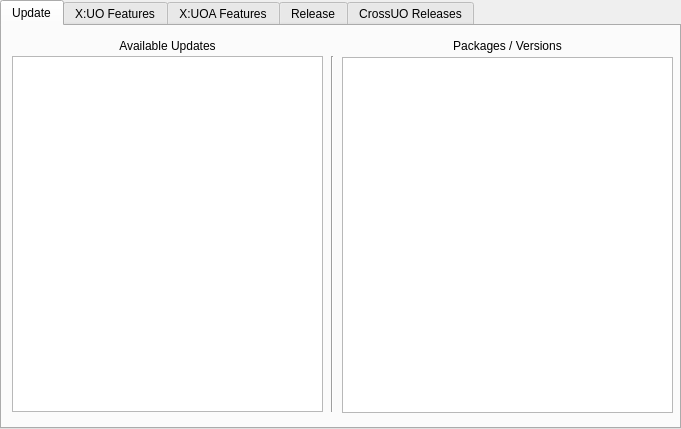
<?xml version="1.0" encoding="UTF-8"?>
<ui version="4.0">
 <class>ManagerWindow</class>
 <widget class="QMainWindow" name="ManagerWindow">
  <property name="geometry">
   <rect>
    <x>0</x>
    <y>0</y>
    <width>681</width>
    <height>429</height>
   </rect>
  </property>
  <property name="font">
   <font>
    <pointsize>10</pointsize>
   </font>
  </property>
  <property name="windowTitle">
   <string>X:UO launcher</string>
  </property>
  <property name="styleSheet">
   <string notr="true">QTabWidget::tab-bar {
    left: 0;
}</string>
  </property>
  <widget class="QWidget" name="centralWidget">
   <layout class="QGridLayout" name="gridLayout">
    <property name="leftMargin">
     <number>0</number>
    </property>
    <property name="topMargin">
     <number>0</number>
    </property>
    <property name="rightMargin">
     <number>0</number>
    </property>
    <property name="bottomMargin">
     <number>0</number>
    </property>
    <item row="0" column="0">
     <widget class="QTabWidget" name="tw_Main">
      <property name="enabled">
       <bool>true</bool>
      </property>
      <property name="currentIndex">
       <number>0</number>
      </property>
      <widget class="QWidget" name="tb_Update">
       <attribute name="title">
        <string>Update</string>
       </attribute>
       <widget class="QListWidget" name="lw_AvailableUpdates">
        <property name="geometry">
         <rect>
          <x>10</x>
          <y>30</y>
          <width>311</width>
          <height>356</height>
         </rect>
        </property>
       </widget>
       <widget class="QLabel" name="label_16">
        <property name="geometry">
         <rect>
          <x>10</x>
          <y>10</y>
          <width>311</width>
          <height>20</height>
         </rect>
        </property>
        <property name="text">
         <string>Available Updates</string>
        </property>
        <property name="alignment">
         <set>Qt::AlignCenter</set>
        </property>
       </widget>
       <widget class="QLabel" name="label_17">
        <property name="geometry">
         <rect>
          <x>340</x>
          <y>10</y>
          <width>331</width>
          <height>20</height>
         </rect>
        </property>
        <property name="text">
         <string>Packages / Versions</string>
        </property>
        <property name="alignment">
         <set>Qt::AlignCenter</set>
        </property>
       </widget>
       <widget class="QListWidget" name="lw_Packages">
        <property name="geometry">
         <rect>
          <x>340</x>
          <y>31</y>
          <width>331</width>
          <height>356</height>
         </rect>
        </property>
       </widget>
       <widget class="Line" name="line">
        <property name="geometry">
         <rect>
          <x>320</x>
          <y>30</y>
          <width>20</width>
          <height>356</height>
         </rect>
        </property>
        <property name="orientation">
         <enum>Qt::Vertical</enum>
        </property>
       </widget>
      </widget>
      <widget class="QWidget" name="tb_XuoFeatures">
       <attribute name="title">
        <string>X:UO Features</string>
       </attribute>
       <widget class="QPlainTextEdit" name="pte_XuoFeaturesCode">
        <property name="geometry">
         <rect>
          <x>300</x>
          <y>85</y>
          <width>371</width>
          <height>306</height>
         </rect>
        </property>
        <property name="lineWrapMode">
         <enum>QPlainTextEdit::NoWrap</enum>
        </property>
        <property name="readOnly">
         <bool>true</bool>
        </property>
       </widget>
       <widget class="QLabel" name="label_19">
        <property name="geometry">
         <rect>
          <x>10</x>
          <y>10</y>
          <width>271</width>
          <height>16</height>
         </rect>
        </property>
        <property name="text">
         <string>Enabled Options:</string>
        </property>
       </widget>
       <widget class="QGroupBox" name="gb_XuoFeaturesEmulator">
        <property name="geometry">
         <rect>
          <x>300</x>
          <y>30</y>
          <width>371</width>
          <height>61</height>
         </rect>
        </property>
        <property name="title">
         <string>Output Code for Emulator</string>
        </property>
        <widget class="QRadioButton" name="rb_XuoFeaturesSphere">
         <property name="geometry">
          <rect>
           <x>5</x>
           <y>30</y>
           <width>106</width>
           <height>17</height>
          </rect>
         </property>
         <property name="text">
          <string>Sp&amp;here</string>
         </property>
         <property name="checked">
          <bool>true</bool>
         </property>
        </widget>
        <widget class="QRadioButton" name="rb_XuoFeaturesRunUO">
         <property name="geometry">
          <rect>
           <x>120</x>
           <y>30</y>
           <width>111</width>
           <height>17</height>
          </rect>
         </property>
         <property name="text">
          <string>RunUO</string>
         </property>
        </widget>
        <widget class="QRadioButton" name="rb_XuoFeaturesPOL">
         <property name="geometry">
          <rect>
           <x>240</x>
           <y>30</y>
           <width>81</width>
           <height>17</height>
          </rect>
         </property>
         <property name="text">
          <string>POL</string>
         </property>
        </widget>
       </widget>
       <widget class="QListWidget" name="lw_XuoFeaturesOptions">
        <property name="geometry">
         <rect>
          <x>10</x>
          <y>30</y>
          <width>281</width>
          <height>361</height>
         </rect>
        </property>
        <item>
         <property name="text">
          <string>Draw characters status in the world</string>
         </property>
         <property name="checkState">
          <enum>Checked</enum>
         </property>
        </item>
        <item>
         <property name="text">
          <string>Changing trees to stumps</string>
         </property>
         <property name="checkState">
          <enum>Checked</enum>
         </property>
        </item>
        <item>
         <property name="text">
          <string>Marking cave tiles</string>
         </property>
         <property name="checkState">
          <enum>Checked</enum>
         </property>
        </item>
        <item>
         <property name="text">
          <string>No vegetation</string>
         </property>
         <property name="checkState">
          <enum>Checked</enum>
         </property>
        </item>
        <item>
         <property name="text">
          <string>No fields animation</string>
         </property>
         <property name="checkState">
          <enum>Checked</enum>
         </property>
        </item>
        <item>
         <property name="text">
          <string>Colored characters state</string>
         </property>
         <property name="checkState">
          <enum>Checked</enum>
         </property>
        </item>
        <item>
         <property name="text">
          <string>Change fields to tiles</string>
         </property>
         <property name="checkState">
          <enum>Checked</enum>
         </property>
        </item>
        <item>
         <property name="text">
          <string>Draw aura</string>
         </property>
         <property name="checkState">
          <enum>Checked</enum>
         </property>
        </item>
        <item>
         <property name="text">
          <string>No draw roofs</string>
         </property>
         <property name="checkState">
          <enum>Checked</enum>
         </property>
        </item>
       </widget>
      </widget>
      <widget class="QWidget" name="tb_XUOAFeatures">
       <attribute name="title">
        <string>X:UOA Features</string>
       </attribute>
       <widget class="QLabel" name="label_14">
        <property name="geometry">
         <rect>
          <x>10</x>
          <y>10</y>
          <width>181</width>
          <height>16</height>
         </rect>
        </property>
        <property name="text">
         <string>Enabled Options:</string>
        </property>
       </widget>
       <widget class="QListWidget" name="lw_XUOAFeaturesOptions">
        <property name="geometry">
         <rect>
          <x>10</x>
          <y>30</y>
          <width>181</width>
          <height>361</height>
         </rect>
        </property>
        <item>
         <property name="text">
          <string>Corpses autoopen</string>
         </property>
         <property name="checkState">
          <enum>Checked</enum>
         </property>
        </item>
        <item>
         <property name="text">
          <string>Stealth steps counter</string>
         </property>
         <property name="checkState">
          <enum>Checked</enum>
         </property>
        </item>
        <item>
         <property name="text">
          <string>Sound filter</string>
         </property>
         <property name="checkState">
          <enum>Checked</enum>
         </property>
        </item>
        <item>
         <property name="text">
          <string>Light filter</string>
         </property>
         <property name="checkState">
          <enum>Checked</enum>
         </property>
        </item>
        <item>
         <property name="text">
          <string>Weather filter</string>
         </property>
         <property name="checkState">
          <enum>Checked</enum>
         </property>
        </item>
        <item>
         <property name="text">
          <string>Season filter</string>
         </property>
         <property name="checkState">
          <enum>Checked</enum>
         </property>
        </item>
        <item>
         <property name="text">
          <string>No death screen</string>
         </property>
         <property name="checkState">
          <enum>Checked</enum>
         </property>
        </item>
        <item>
         <property name="text">
          <string>Auto open doors</string>
         </property>
         <property name="checkState">
          <enum>Checked</enum>
         </property>
        </item>
        <item>
         <property name="text">
          <string>Tracker</string>
         </property>
         <property name="checkState">
          <enum>Checked</enum>
         </property>
        </item>
        <item>
         <property name="text">
          <string>Reserved</string>
         </property>
         <property name="checkState">
          <enum>Unchecked</enum>
         </property>
        </item>
        <item>
         <property name="text">
          <string>Reserved</string>
         </property>
         <property name="checkState">
          <enum>Unchecked</enum>
         </property>
        </item>
        <item>
         <property name="text">
          <string>Fast rotation</string>
         </property>
         <property name="checkState">
          <enum>Checked</enum>
         </property>
        </item>
        <item>
         <property name="text">
          <string>Recurse search</string>
         </property>
         <property name="checkState">
          <enum>Checked</enum>
         </property>
        </item>
        <item>
         <property name="text">
          <string>Autostart</string>
         </property>
         <property name="checkState">
          <enum>Checked</enum>
         </property>
        </item>
        <item>
         <property name="text">
          <string>Ignore staminacheck</string>
         </property>
         <property name="checkState">
          <enum>Checked</enum>
         </property>
        </item>
        <item>
         <property name="text">
          <string>Party agent</string>
         </property>
         <property name="checkState">
          <enum>Checked</enum>
         </property>
        </item>
        <item>
         <property name="text">
          <string>Shop agent</string>
         </property>
         <property name="checkState">
          <enum>Checked</enum>
         </property>
        </item>
        <item>
         <property name="text">
          <string>Tray icon</string>
         </property>
         <property name="checkState">
          <enum>Checked</enum>
         </property>
        </item>
        <item>
         <property name="text">
          <string>Sound echo</string>
         </property>
         <property name="checkState">
          <enum>Checked</enum>
         </property>
        </item>
        <item>
         <property name="text">
          <string>Animation echo</string>
         </property>
         <property name="checkState">
          <enum>Checked</enum>
         </property>
        </item>
        <item>
         <property name="text">
          <string>Effect echo</string>
         </property>
         <property name="checkState">
          <enum>Checked</enum>
         </property>
        </item>
        <item>
         <property name="text">
          <string>Map echo</string>
         </property>
         <property name="checkState">
          <enum>Checked</enum>
         </property>
        </item>
        <item>
         <property name="text">
          <string>Speech filter</string>
         </property>
         <property name="checkState">
          <enum>Checked</enum>
         </property>
        </item>
        <item>
         <property name="text">
          <string>Text replace</string>
         </property>
         <property name="checkState">
          <enum>Checked</enum>
         </property>
        </item>
        <item>
         <property name="text">
          <string>Reconnector</string>
         </property>
         <property name="checkState">
          <enum>Checked</enum>
         </property>
        </item>
       </widget>
       <widget class="QLabel" name="label_15">
        <property name="geometry">
         <rect>
          <x>200</x>
          <y>10</y>
          <width>191</width>
          <height>16</height>
         </rect>
        </property>
        <property name="text">
         <string>Enabled Script Groups:</string>
        </property>
       </widget>
       <widget class="QListWidget" name="lw_XUOAFeaturesScripts">
        <property name="geometry">
         <rect>
          <x>200</x>
          <y>30</y>
          <width>191</width>
          <height>361</height>
         </rect>
        </property>
        <item>
         <property name="text">
          <string>Information</string>
         </property>
         <property name="checkState">
          <enum>Checked</enum>
         </property>
        </item>
        <item>
         <property name="text">
          <string>Text window</string>
         </property>
         <property name="checkState">
          <enum>Checked</enum>
         </property>
        </item>
        <item>
         <property name="text">
          <string>Containers search</string>
         </property>
         <property name="checkState">
          <enum>Checked</enum>
         </property>
        </item>
        <item>
         <property name="text">
          <string>Ground search</string>
         </property>
         <property name="checkState">
          <enum>Checked</enum>
         </property>
        </item>
        <item>
         <property name="text">
          <string>Moving</string>
         </property>
         <property name="checkState">
          <enum>Checked</enum>
         </property>
        </item>
        <item>
         <property name="text">
          <string>Resend</string>
         </property>
         <property name="checkState">
          <enum>Checked</enum>
         </property>
        </item>
        <item>
         <property name="text">
          <string>Journal</string>
         </property>
         <property name="checkState">
          <enum>Checked</enum>
         </property>
        </item>
        <item>
         <property name="text">
          <string>Rename mounts</string>
         </property>
         <property name="checkState">
          <enum>Checked</enum>
         </property>
        </item>
        <item>
         <property name="text">
          <string>Buy</string>
         </property>
         <property name="checkState">
          <enum>Checked</enum>
         </property>
        </item>
        <item>
         <property name="text">
          <string>Sell</string>
         </property>
         <property name="checkState">
          <enum>Checked</enum>
         </property>
        </item>
        <item>
         <property name="text">
          <string>Hide</string>
         </property>
         <property name="checkState">
          <enum>Checked</enum>
         </property>
        </item>
        <item>
         <property name="text">
          <string>Move items</string>
         </property>
         <property name="checkState">
          <enum>Checked</enum>
         </property>
        </item>
        <item>
         <property name="text">
          <string>Morph</string>
         </property>
         <property name="checkState">
          <enum>Checked</enum>
         </property>
        </item>
        <item>
         <property name="text">
          <string>Emote actions</string>
         </property>
         <property name="checkState">
          <enum>Checked</enum>
         </property>
        </item>
        <item>
         <property name="text">
          <string>Find/Ignore types</string>
         </property>
         <property name="checkState">
          <enum>Checked</enum>
         </property>
        </item>
        <item>
         <property name="text">
          <string>Find arrays</string>
         </property>
         <property name="checkState">
          <enum>Checked</enum>
         </property>
        </item>
        <item>
         <property name="text">
          <string>Client options</string>
         </property>
         <property name="checkState">
          <enum>Checked</enum>
         </property>
        </item>
        <item>
         <property name="text">
          <string>Corpse search</string>
         </property>
         <property name="checkState">
          <enum>Checked</enum>
         </property>
        </item>
        <item>
         <property name="text">
          <string>Extended menu</string>
         </property>
         <property name="checkState">
          <enum>Checked</enum>
         </property>
        </item>
        <item>
         <property name="text">
          <string>Buffs</string>
         </property>
         <property name="checkState">
          <enum>Checked</enum>
         </property>
        </item>
        <item>
         <property name="text">
          <string>Trading</string>
         </property>
         <property name="checkState">
          <enum>Checked</enum>
         </property>
        </item>
        <item>
         <property name="text">
          <string>Friend list</string>
         </property>
         <property name="checkState">
          <enum>Checked</enum>
         </property>
        </item>
        <item>
         <property name="text">
          <string>Enemy list</string>
         </property>
         <property name="checkState">
          <enum>Checked</enum>
         </property>
        </item>
        <item>
         <property name="text">
          <string>Font color</string>
         </property>
         <property name="checkState">
          <enum>Checked</enum>
         </property>
        </item>
        <item>
         <property name="text">
          <string>Extended target tile</string>
         </property>
         <property name="checkState">
          <enum>Checked</enum>
         </property>
        </item>
        <item>
         <property name="text">
          <string>Launch</string>
         </property>
         <property name="checkState">
          <enum>Checked</enum>
         </property>
        </item>
        <item>
         <property name="text">
          <string>Removed objects position</string>
         </property>
         <property name="checkState">
          <enum>Checked</enum>
         </property>
        </item>
        <item>
         <property name="text">
          <string>Extended gumps</string>
         </property>
         <property name="checkState">
          <enum>Checked</enum>
         </property>
        </item>
        <item>
         <property name="text">
          <string>Objects property</string>
         </property>
         <property name="checkState">
          <enum>Checked</enum>
         </property>
        </item>
        <item>
         <property name="text">
          <string>Character profile</string>
         </property>
         <property name="checkState">
          <enum>Checked</enum>
         </property>
        </item>
        <item>
         <property name="text">
          <string>Prompts</string>
         </property>
         <property name="checkState">
          <enum>Checked</enum>
         </property>
        </item>
        <item>
         <property name="text">
          <string>Statusbars control</string>
         </property>
         <property name="checkState">
          <enum>Checked</enum>
         </property>
        </item>
        <item>
         <property name="text">
          <string>Log out</string>
         </property>
         <property name="checkState">
          <enum>Checked</enum>
         </property>
        </item>
        <item>
         <property name="text">
          <string>Timers</string>
         </property>
         <property name="checkState">
          <enum>Checked</enum>
         </property>
        </item>
       </widget>
       <widget class="QGroupBox" name="gb_XUOAFeaturesEmulator">
        <property name="geometry">
         <rect>
          <x>400</x>
          <y>30</y>
          <width>271</width>
          <height>61</height>
         </rect>
        </property>
        <property name="title">
         <string>Output Code for Emulator</string>
        </property>
        <widget class="QRadioButton" name="rb_XUOAFeaturesSphere">
         <property name="geometry">
          <rect>
           <x>0</x>
           <y>30</y>
           <width>96</width>
           <height>17</height>
          </rect>
         </property>
         <property name="text">
          <string>Sp&amp;here</string>
         </property>
         <property name="checked">
          <bool>true</bool>
         </property>
        </widget>
        <widget class="QRadioButton" name="rb_XUOAFeaturesRunUO">
         <property name="geometry">
          <rect>
           <x>100</x>
           <y>30</y>
           <width>91</width>
           <height>17</height>
          </rect>
         </property>
         <property name="text">
          <string>RunUO</string>
         </property>
        </widget>
        <widget class="QRadioButton" name="rb_XUOAFeaturesPOL">
         <property name="geometry">
          <rect>
           <x>200</x>
           <y>30</y>
           <width>66</width>
           <height>17</height>
          </rect>
         </property>
         <property name="text">
          <string>POL</string>
         </property>
        </widget>
       </widget>
       <widget class="QPlainTextEdit" name="pte_XUOAFeaturesCode">
        <property name="geometry">
         <rect>
          <x>400</x>
          <y>85</y>
          <width>271</width>
          <height>306</height>
         </rect>
        </property>
        <property name="lineWrapMode">
         <enum>QPlainTextEdit::NoWrap</enum>
        </property>
        <property name="readOnly">
         <bool>true</bool>
        </property>
       </widget>
      </widget>
      <widget class="QWidget" name="tb_ReleaseManager">
       <attribute name="title">
        <string>Release</string>
       </attribute>
       <widget class="QLabel" name="lbl0">
        <property name="geometry">
         <rect>
          <x>10</x>
          <y>5</y>
          <width>59</width>
          <height>16</height>
         </rect>
        </property>
        <property name="text">
         <string>Manifest:</string>
        </property>
       </widget>
       <widget class="QLabel" name="label_2">
        <property name="geometry">
         <rect>
          <x>10</x>
          <y>30</y>
          <width>86</width>
          <height>16</height>
         </rect>
        </property>
        <property name="text">
         <string>Shard Name:</string>
        </property>
       </widget>
       <widget class="QLabel" name="label_3">
        <property name="geometry">
         <rect>
          <x>10</x>
          <y>55</y>
          <width>59</width>
          <height>16</height>
         </rect>
        </property>
        <property name="text">
         <string>Version:</string>
        </property>
       </widget>
       <widget class="QPushButton" name="pb_ShardProcess">
        <property name="enabled">
         <bool>false</bool>
        </property>
        <property name="geometry">
         <rect>
          <x>0</x>
          <y>355</y>
          <width>671</width>
          <height>41</height>
         </rect>
        </property>
        <property name="text">
         <string>Process</string>
        </property>
       </widget>
       <widget class="QLineEdit" name="le_ShardReleasePath">
        <property name="enabled">
         <bool>false</bool>
        </property>
        <property name="geometry">
         <rect>
          <x>100</x>
          <y>5</y>
          <width>546</width>
          <height>21</height>
         </rect>
        </property>
       </widget>
       <widget class="QLineEdit" name="le_ShardName">
        <property name="geometry">
         <rect>
          <x>100</x>
          <y>30</y>
          <width>136</width>
          <height>21</height>
         </rect>
        </property>
       </widget>
       <widget class="QLineEdit" name="le_ShardVersion">
        <property name="geometry">
         <rect>
          <x>100</x>
          <y>55</y>
          <width>136</width>
          <height>21</height>
         </rect>
        </property>
       </widget>
       <widget class="QToolButton" name="tb_SetShardReleasePath">
        <property name="geometry">
         <rect>
          <x>650</x>
          <y>5</y>
          <width>22</width>
          <height>22</height>
         </rect>
        </property>
        <property name="text">
         <string>...</string>
        </property>
       </widget>
      </widget>
      <widget class="QWidget" name="tb_XUOReleaseManager">
       <attribute name="title">
        <string>CrossUO Releases</string>
       </attribute>
       <widget class="QLineEdit" name="le_ReleasePath">
        <property name="enabled">
         <bool>false</bool>
        </property>
        <property name="geometry">
         <rect>
          <x>80</x>
          <y>6</y>
          <width>566</width>
          <height>20</height>
         </rect>
        </property>
       </widget>
       <widget class="QLabel" name="label_20">
        <property name="geometry">
         <rect>
          <x>10</x>
          <y>8</y>
          <width>71</width>
          <height>16</height>
         </rect>
        </property>
        <property name="text">
         <string>Manifest:</string>
        </property>
       </widget>
       <widget class="QToolButton" name="tb_SetReleasePath">
        <property name="geometry">
         <rect>
          <x>650</x>
          <y>5</y>
          <width>22</width>
          <height>22</height>
         </rect>
        </property>
        <property name="text">
         <string>...</string>
        </property>
       </widget>
       <widget class="QPushButton" name="pb_Process">
        <property name="enabled">
         <bool>false</bool>
        </property>
        <property name="geometry">
         <rect>
          <x>5</x>
          <y>339</y>
          <width>666</width>
          <height>51</height>
         </rect>
        </property>
        <property name="text">
         <string>Process</string>
        </property>
       </widget>
       <widget class="QComboBox" name="cb_ReleaseProduct">
        <property name="geometry">
         <rect>
          <x>80</x>
          <y>30</y>
          <width>186</width>
          <height>20</height>
         </rect>
        </property>
        <item>
         <property name="text">
          <string>CrossUO</string>
         </property>
        </item>
        <item>
         <property name="text">
          <string>X:UO Launcher</string>
         </property>
        </item>
        <item>
         <property name="text">
          <string>X:UO Assist</string>
         </property>
        </item>
       </widget>
       <widget class="QLabel" name="label_24">
        <property name="geometry">
         <rect>
          <x>10</x>
          <y>30</y>
          <width>71</width>
          <height>20</height>
         </rect>
        </property>
        <property name="text">
         <string>Product:</string>
        </property>
       </widget>
       <widget class="QLabel" name="label_25">
        <property name="geometry">
         <rect>
          <x>10</x>
          <y>82</y>
          <width>71</width>
          <height>16</height>
         </rect>
        </property>
        <property name="text">
         <string>Version:</string>
        </property>
       </widget>
       <widget class="QLineEdit" name="le_ReleaseVersion">
        <property name="enabled">
         <bool>true</bool>
        </property>
        <property name="geometry">
         <rect>
          <x>80</x>
          <y>80</y>
          <width>186</width>
          <height>20</height>
         </rect>
        </property>
       </widget>
       <widget class="QLabel" name="label_26">
        <property name="geometry">
         <rect>
          <x>10</x>
          <y>55</y>
          <width>71</width>
          <height>20</height>
         </rect>
        </property>
        <property name="text">
         <string>Platform:</string>
        </property>
       </widget>
       <widget class="QComboBox" name="cb_ReleasePlatform">
        <property name="geometry">
         <rect>
          <x>80</x>
          <y>55</y>
          <width>186</width>
          <height>20</height>
         </rect>
        </property>
        <item>
         <property name="text">
          <string>win64</string>
         </property>
        </item>
        <item>
         <property name="text">
          <string>win64-beta</string>
         </property>
        </item>
        <item>
         <property name="text">
          <string>ubuntu</string>
         </property>
        </item>
        <item>
         <property name="text">
          <string>ubuntu-beta</string>
         </property>
        </item>
        <item>
         <property name="text">
          <string>manjarolinux</string>
         </property>
        </item>
        <item>
         <property name="text">
          <string>manjarolinux-beta</string>
         </property>
        </item>
        <item>
         <property name="text">
          <string>osx</string>
         </property>
        </item>
        <item>
         <property name="text">
          <string>osx-beta</string>
         </property>
        </item>
       </widget>
      </widget>
     </widget>
    </item>
   </layout>
  </widget>
 </widget>
 <layoutdefault spacing="6" margin="11"/>
 <resources/>
 <connections/>
 <designerdata>
  <property name="gridDeltaX">
   <number>5</number>
  </property>
  <property name="gridDeltaY">
   <number>5</number>
  </property>
  <property name="gridSnapX">
   <bool>true</bool>
  </property>
  <property name="gridSnapY">
   <bool>true</bool>
  </property>
  <property name="gridVisible">
   <bool>true</bool>
  </property>
 </designerdata>
</ui>
